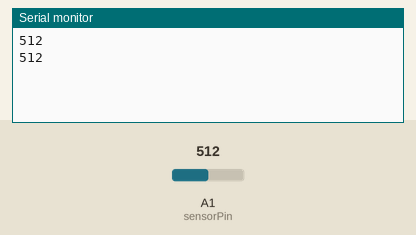
This sketch was run on a simulated Arduino Uno, built with avr-gcc and run on an emulated ATmega328P. On the bench: the last lines printed to the serial monitor. The inputs (shaded band) are chosen by the test bench; at power-on: A1 (sensorPin) = 512.

Above: at 1.8 s.
1.9 s: A1 (sensorPin) set to 716
At 2.5 s:
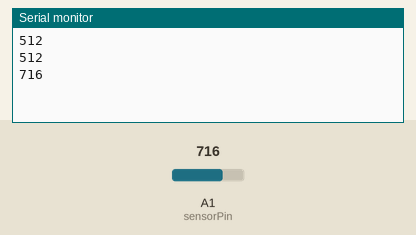
3.4 s: A1 (sensorPin) set to 900
At 4.8 s:
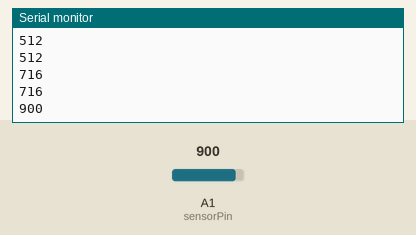
Timing chart, 0 to 6.4 s (numbered marks = the images above; inputs shaded):
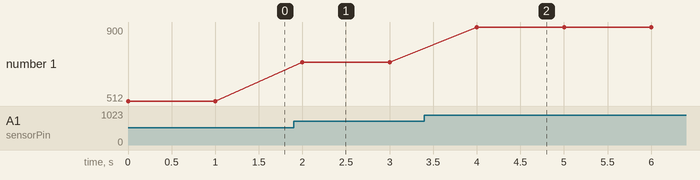

Measured:
- after the input at 1.9 s, the serial monitor: prints a new line after 0.10 s (image 1)
- after the input at 3.4 s, the serial monitor: prints a new line after 0.60 s (image 2)
- plotted number 1: 512 → 716 after the input at 1.9 s, 716 → 900 after the input at 3.4 s

The sketch:

soil.ino
```cpp
unsigned int samplingTime = 280;
unsigned int deltaTime = 40;
unsigned int sleepTime = 9680;
int sensorPin = 1;
int sensorValue = 0;

void setup() {
    // declare the ledPin as an OUTPUT:
    Serial.begin(9600);
}
void loop() {
    // read the value from the sensor:
    //delayMicroseconds(samplingTime);
    sensorValue = analogRead(sensorPin);
      //delayMicroseconds(deltaTime);
 // delayMicroseconds(sleepTime);
    Serial.println(sensorValue);
    delay(1000);
}
```
